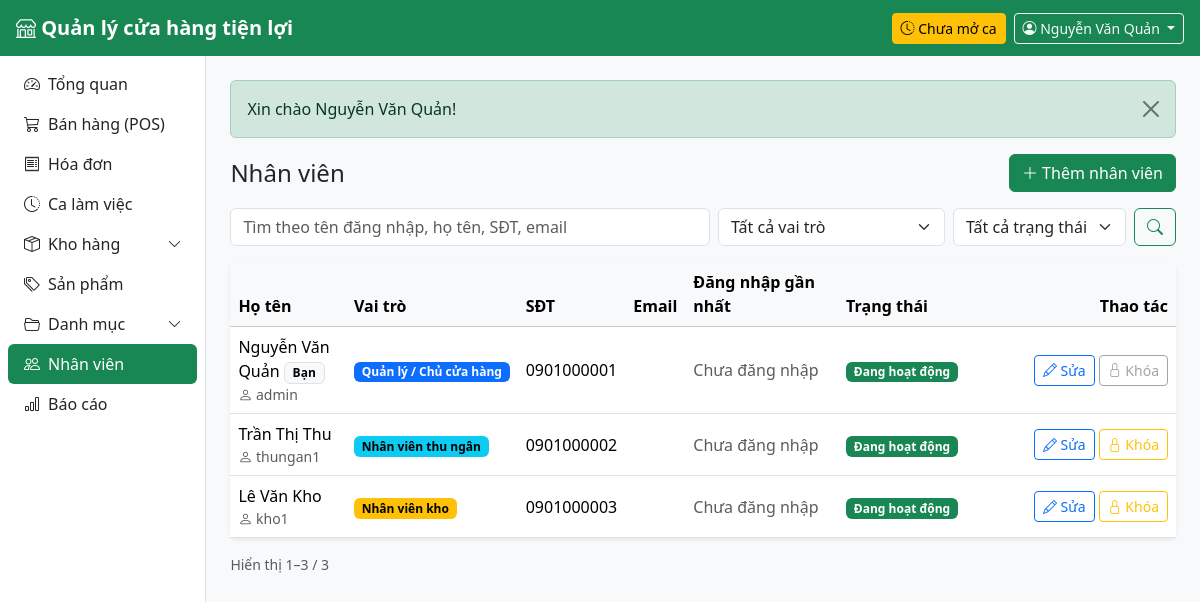
Page /public/users (signed in) on the committed database.
### tables this page shows
CREATE TABLE users (
    id            INT UNSIGNED AUTO_INCREMENT PRIMARY KEY,
    store_id      INT UNSIGNED NOT NULL,
    role_id       TINYINT UNSIGNED NOT NULL,
    username      VARCHAR(50) NOT NULL UNIQUE,
    password_hash VARCHAR(255) NOT NULL,
    full_name     VARCHAR(100) NOT NULL,
    phone         VARCHAR(20),
    email         VARCHAR(100),
    is_active     TINYINT(1) NOT NULL DEFAULT 1,
    last_login_at DATETIME NULL,
    created_at    DATETIME NOT NULL DEFAULT CURRENT_TIMESTAMP,
    CONSTRAINT fk_users_store FOREIGN KEY (store_id) REFERENCES stores(id),
    CONSTRAINT fk_users_role  FOREIGN KEY (role_id)  REFERENCES roles(id)
);

CREATE TABLE roles (
    id          TINYINT UNSIGNED AUTO_INCREMENT PRIMARY KEY,
    code        VARCHAR(30) NOT NULL UNIQUE,       
    name        VARCHAR(100) NOT NULL
);

### app/Views/users/index.php (the view, shortened to what the rows shown need)
<?php
$roleBadge = ['admin' => 'text-bg-primary', 'cashier' => 'text-bg-info', 'warehouse' => 'text-bg-warning'];
?>
<div class="d-flex flex-wrap justify-content-between align-items-center gap-2 mb-3">
    <h1 class="h4 mb-0">Nhân viên</h1>
    <a href="<?= url('/users/create') ?>" class="btn btn-success">
        <i class="bi bi-plus-lg"></i> Thêm nhân viên
    </a>
</div>
<div class="mb-3">
</div>
<div class="card border-0 shadow-sm">
    <div class="table-responsive">
        <table class="table table-hover align-middle mb-0">
            <thead class="table-light">
                <tr>
                    <th>Họ tên</th>
                    <th>Vai trò</th>
                    <th>SĐT</th>
                    <th>Email</th>
                    <th>Đăng nhập gần nhất</th>
                    <th>Trạng thái</th>
                    <th class="text-end" style="width: 210px">Thao tác</th>
                </tr>
            </thead>
            <tbody>
            <?php foreach ($users as $u): ?>
                <?php $active = (int) $u['is_active'] === 1; $isMe = (int) $u['id'] === $meId; ?>
                <tr data-user-row class="<?= $active ? '' : 'text-muted' ?>">
                    <td>
                        <div class="fw-medium">
                            <?= e($u['full_name']) ?>
                            <?php if ($isMe): ?><span class="badge text-bg-light border">Bạn</span><?php endif; ?>
                        </div>
                        <div class="small text-muted"><i class="bi bi-person"></i> <?= e($u['username']) ?></div>
                    </td>
                    <td><span class="badge <?= e($roleBadge[$u['role_code']] ?? 'text-bg-secondary') ?>"><?= e($u['role_name']) ?></span></td>
                    <td class="text-nowrap"><?= e($u['phone']) ?></td>
                    <td><?= e($u['email']) ?></td>
                    <td class="text-nowrap">
                        <?= $u['last_login_at'] ? e(date('d/m/Y H:i', strtotime($u['last_login_at']))) : '<span class="text-muted">Chưa đăng nhập</span>' ?>
                    </td>
                    <td>
                        <?php if ($active): ?>
                            <span class="badge text-bg-success">Đang hoạt động</span>
                        <?php else: ?>
                            <span class="badge text-bg-secondary">Đã khóa</span>
                        <?php endif; ?>
                    </td>
                    <td class="text-end text-nowrap">
                        <a href="<?= url("/users/{$u['id']}/edit") ?>" class="btn btn-sm btn-outline-primary">
                            <i class="bi bi-pencil"></i> Sửa
                        </a>
                        <?php if ($isMe): ?>
                            <button class="btn btn-sm btn-outline-secondary" disabled title="Bạn không thể tự khóa tài khoản của mình">
                                <i class="bi bi-lock"></i> Khóa
                            </button>
                        <?php else: ?>
                            <?php partial('delete_button', [
                                'action'  => url("/users/{$u['id']}/toggle"),
                                'message' => ($active ? 'Khóa tài khoản "' : 'Mở khóa tài khoản "') . $u['username'] . '"?',
                                'label'   => $active ? 'Khóa' : 'Mở khóa',
                                'icon'    => $active ? 'lock' : 'unlock',
                                'class'   => $active ? 'btn-outline-warning' : 'btn-outline-success',
                            ]) ?>
                        <?php endif; ?>
                    </td>
                </tr>
            <?php endforeach; ?>
            </tbody>
        </table>
    </div>
</div>

### app/Views/partials/delete_button.php (shortened to what the rows shown need)
<form method="post" action="<?= e($action) ?>" class="d-inline"
      onsubmit="return confirm(<?= e(json_encode($message ?? 'Bạn chắc chắn muốn xóa?', JSON_UNESCAPED_UNICODE)) ?>)">
    <button class="btn btn-sm <?= e($class ?? 'btn-outline-danger') ?>">
        <i class="bi bi-<?= e($icon ?? 'trash') ?>"></i> <?= e($label ?? 'Xóa') ?>
    </button>
</form>

### app/Core/Router.php (shortened to what the rows shown need)
<?php
class Router
{
    private array $routes = [];
    private function add(string $method, string $path, array $action, ?array $roles): void
    {
        $this->routes[] = compact('method', 'pattern', 'action', 'roles');
    }
    public function dispatch(string $method, string $uri): void
    {
        $path = parse_url($uri, PHP_URL_PATH) ?? '/';
        $base = App::basePath();
        if ($base !== '' && str_starts_with($path, $base)) {
            $path = substr($path, strlen($base));
        }
        $path = '/' . trim(preg_replace('#^/index\.php#', '', $path), '/');
        foreach ($this->routes as $route) {
            if ($route['method'] !== $method || !preg_match($route['pattern'], $path, $m)) {
                continue;
            }
            if ($route['roles'] !== null) {
                Auth::requireLogin();
            }
            [$class, $fn] = $route['action'];
            $params = array_filter($m, 'is_string', ARRAY_FILTER_USE_KEY);
            (new $class())->$fn(...$params);
            return;
        }
    }
}

### app/Views/layouts/main.php (shortened to what the rows shown need)
<?php
$user = Auth::user();
$menu = [
    ['/',          'speedometer2', 'Tổng quan',     ['admin', 'cashier', 'warehouse']],
    ['/pos',       'cart3',        'Bán hàng (POS)', ['admin', 'cashier']],
    ['/orders',    'receipt',      'Hóa đơn',        ['admin', 'cashier']],
    ['/shifts',    'clock-history', 'Ca làm việc',   ['admin', 'cashier']],
    ['#warehouse', 'box-seam',     'Kho hàng',       ['admin', 'warehouse'], [
        ['/inventory', 'Tồn kho'],
        ['/receipts',  'Phiếu nhập'],
    ]],
    ['/products',  'tags',         'Sản phẩm',       ['admin']],
    ['#catalog',   'folder2-open', 'Danh mục',       ['admin'], [
        ['/categories', 'Loại hàng'],
        ['/units',      'Đơn vị tính'],
        ['/suppliers',  'Nhà cung cấp'],
    ]],
    ['/users',     'people',       'Nhân viên',      ['admin']],
    ['/reports',   'bar-chart',    'Báo cáo',        ['admin']],
];
?>
<!doctype html>
<html lang="vi">
<head>
    <link rel="stylesheet" href="https://cdn.jsdelivr.net/npm/bootstrap@5.3.3/dist/css/bootstrap.min.css">
    <link rel="stylesheet" href="https://cdn.jsdelivr.net/npm/bootstrap-icons@1.11.3/font/bootstrap-icons.min.css">
    <link rel="stylesheet" href="<?= asset('css/app.css') ?>">
</head>
<body class="bg-body-tertiary">
<nav class="navbar navbar-dark bg-success sticky-top px-3">
    <a class="navbar-brand fw-semibold me-auto" href="<?= url('/') ?>">
        <i class="bi bi-shop"></i> <?= e(App::config('app.name')) ?>
    </a>
    <?php if (Auth::hasRole('admin', 'cashier')): ?>
        <?php $myShift = (new Shift())->findOpenByUser((int) $user['id']); ?>
        <a href="<?= url('/shifts') ?>" class="btn btn-sm me-2 <?= $myShift ? 'btn-light text-success' : 'btn-warning' ?>">
            <i class="bi bi-clock-history"></i>
            <?= $myShift ? 'Ca mở từ ' . e(date('H:i', strtotime($myShift['opened_at']))) : 'Chưa mở ca' ?>
        </a>
    <?php endif; ?>
    <div class="dropdown">
        <button class="btn btn-outline-light btn-sm dropdown-toggle" data-bs-toggle="dropdown">
            <i class="bi bi-person-circle"></i>
            <span class="d-none d-sm-inline"><?= e($user['full_name']) ?></span>
        </button>
    </div>
</nav>
<div class="d-flex">
    <aside class="offcanvas-lg offcanvas-start sidebar bg-white border-end" id="sidebar" tabindex="-1">
        <nav class="nav nav-pills flex-column p-2">
            <?php foreach ($menu as $i => $item): ?>
                <?php
                [$href, $icon, $label, $roles] = $item;
                $children = $item[4] ?? [];
                ?>
                <?php if ($children): ?>
                    <?php $open = array_filter($children, fn($c) => active($c[0]) !== ''); ?>
                    <a class="nav-link d-flex justify-content-between align-items-center <?= $open ? 'fw-semibold text-success' : '' ?>"
                       data-bs-toggle="collapse" href="#menu-group-<?= $i ?>" role="button"
                       aria-expanded="<?= $open ? 'true' : 'false' ?>" aria-controls="menu-group-<?= $i ?>">
                        <span><i class="bi bi-<?= $icon ?> me-2"></i><?= e($label) ?></span>
                        <i class="bi bi-chevron-down small"></i>
                    </a>
                <?php else: ?>
                    <a class="nav-link <?= active($href) ?>" href="<?= url($href) ?>">
                        <i class="bi bi-<?= $icon ?> me-2"></i><?= e($label) ?>
                    </a>
                <?php endif; ?>
            <?php endforeach; ?>
        </nav>
    </aside>
    <main class="flex-grow-1 p-3 p-md-4 min-vw-0">
        <?php foreach (Session::pullFlash() as $f): ?>
            <div class="alert alert-<?= e($f['type']) ?> alert-dismissible fade show">
                <?= e($f['message']) ?>
                <button type="button" class="btn-close" data-bs-dismiss="alert"></button>
            </div>
        <?php endforeach; ?>
        <?= $content ?>
    </main>
</div>
</body>
</html>

### rows in the picture
users: full_name "Nguyễn Văn Quản", shows "Bạn", username "admin", role.name "Quản lý / Chủ cửa hàng", phone "0901000001", shows "Chưa đăng nhập", is_active "Đang hoạt động", shows "Khóa"
users: full_name "Trần Thị Thu", username "thungan1", role.name "Nhân viên thu ngân", phone "0901000002", shows "Chưa đăng nhập", is_active "Đang hoạt động"
users: full_name "Lê Văn Kho", username "kho1", role.name "Nhân viên kho", phone "0901000003", shows "Chưa đăng nhập", is_active "Đang hoạt động"

### other values in the picture
$label "Tổng quan"
$label "Bán hàng (POS)"
$label "Hóa đơn"
$label "Ca làm việc"
$label "Kho hàng"
$label "Sản phẩm"
$label "Danh mục"
$label "Nhân viên"
$label "Báo cáo"
$f['message'] "Xin chào Nguyễn Văn Quản!"
$paginator->summary() "Hiển thị 1–3 / 3"
form field role_id "Tất cả vai trò"
form field status "Tất cả trạng thái"
